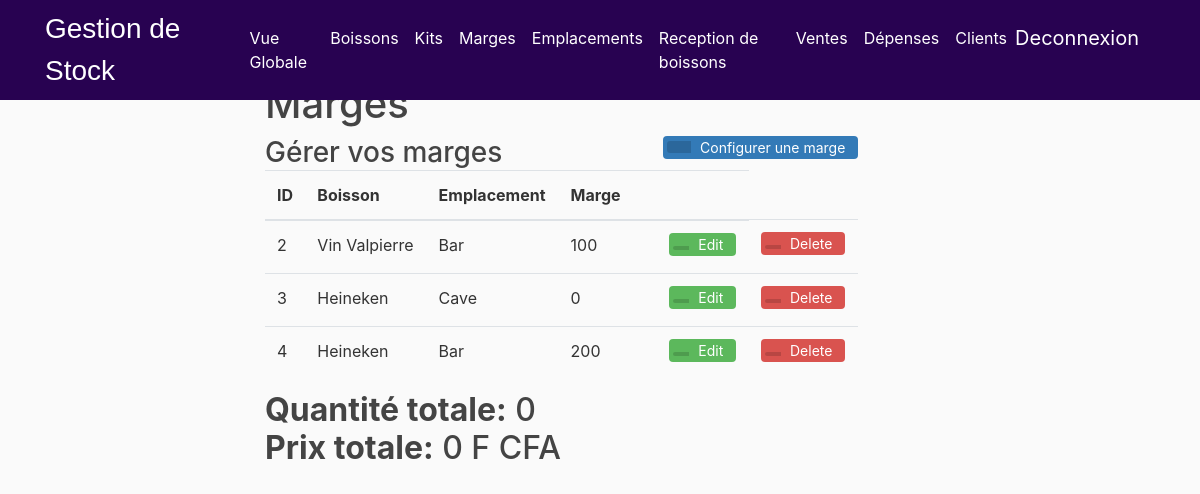
The app's page /Margin (signed in), older data.
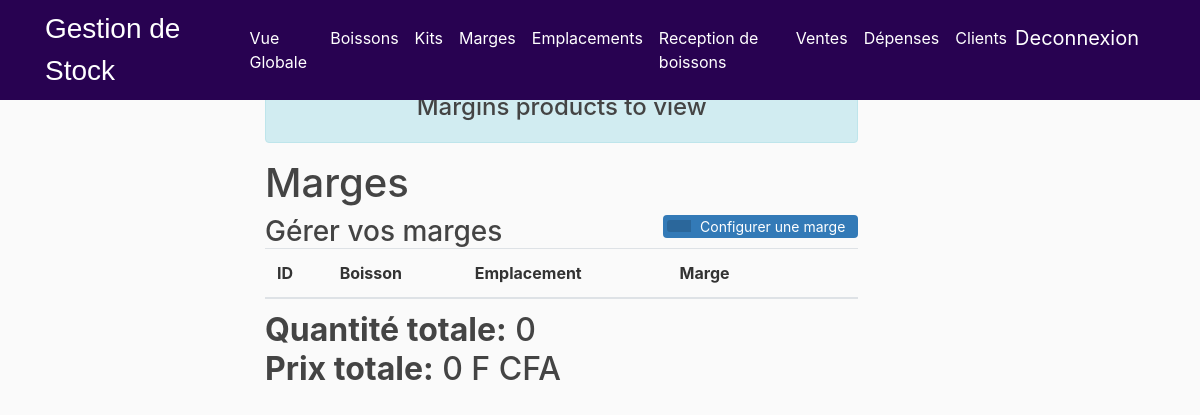
The same page, newer data.
### flaskinventory/models.py (models this page shows, shortened)
class Margin(db.Model):
    db.__tablename__ = 'kit'
    id = db.Column(db.Integer, primary_key=True)
    value = db.Column(db.Integer, nullable=False)
    product_id = db.Column(db.Integer, db.ForeignKey('product.id'))
    product = db.relationship("Product", back_populates="margin")
    loc_id = db.Column(db.Integer, db.ForeignKey('location.id'))
    location = relationship('Location', back_populates="margin")
    __table_args__ = (
        db.UniqueConstraint('product_id', 'loc_id'),
    )

class Product(db.Model):
    db.__tablename__ = 'product'
    id = db.Column(db.Integer, primary_key=True)
    price = db.Column(db.Integer)
    prod_name = db.Column(db.String(20), unique=True, nullable=False)
    loc_id = db.Column(db.Integer, db.ForeignKey('location.id'))
    location = relationship("Location",back_populates="products")
    margin = db.relationship("Margin", back_populates="product")
    kits = db.relationship("Kit", secondary=products_kits)
    stocks = db.relationship("Stock", back_populates="product")

class Location(db.Model):
    db.__tablename__ = 'location'
    id = db.Column(db.Integer, primary_key=True)
    loc_name = db.Column(db.String(20), unique=True, nullable=False)
    sells = db.relationship("Sell", back_populates="location")
    stocks = db.relationship("Stock", back_populates="location")
    margin = db.relationship("Margin", back_populates="location")
    products = relationship("Product", back_populates="location")

### flaskinventory/routes.py (the view, shortened to what this page needs)
@app.route("/Margin", methods=['GET', 'POST'])
@login_required
def margin():
    form = addMargin()
    eform = addMargin()
    margins = Margin.query.all()
    exists = bool(Margin.query.all())
    if exists == False and request.method == 'GET':
        flash(f'Margins products  to view', 'info')
    products = Product.query.all()
    prod_choices = []
    for n in products:
        t = (n.id, n.prod_name + " ----->> (" + str(n.price) + " F CFA)")
        prod_choices.append(t)
    loc_choices = Location.query.with_entities(Location.id, Location.loc_name).all()
    loc_main = filter(lambda x: x.loc_name != 'Principal', loc_choices)
    prod_list_names = []
    dest_list_names = []
    prod_list_names += prod_choices
    dest_list_names += loc_main
    form.mprodname.choices = prod_list_names
    eform.mprodname.choices = prod_list_names
    form.location.choices = dest_list_names
    eform.location.choices = dest_list_names
    total = 0
    prix = 0
    return render_template('margin.html', title='Margin', form=form, eform=eform, margins=margins,
                           total=total, prix=prix)

### flaskinventory/routes.py (called while the page is built)
@login_manager.user_loader
def user_loader(user_id):
    return User.query.get(user_id)

### flaskinventory/templates/margin.html (shortened to what this page needs)
{% extends "overview.html" %}
{% block content %}
  <div class="container">
    {% with messages = get_flashed_messages(with_categories=true) %}
       {%if messages %}
            {%for category, message in messages %}
              <div class="alert alert-{{ category }}">
                <h4 style="text-align:center;">{{ message }}</h4>
              </div>
            {%endfor%}
      {%endif %}
    {%endwith%}
  </div>
  <div class="container">
<h1>Marges</h1>
<div >
  <h3 style="display: inline-block;margin:0;"> Gérer vos marges</h3>
  <button type="button" class="btn btn-add" data-toggle="modal" data-target="#exampleModal">
   <span class="btn-icon-add"></span>Configurer une marge</button>
</div>
<table class="table table-hover" id="example">
<caption><h2><b>Quantité totale:</b> {{ total }} <br> <b>Prix totale:</b> {{ prix }} F CFA</h2></caption>
<thead>
 <tr>
   <th>ID</th>
   <th>Boisson</th>
   <th>Emplacement</th>
   <th>Marge</th>
     <th></th>
     <th></th>
 </tr>
</thead>
<tbody>
{%for d in margins%}
 <tr>
   <td>{{d.id}}</td>
   <td>{{d.product.prod_name}}</td>
   <td>{{d.location.loc_name}}</td>
   <td>{{d.value}}</td>
     <td>{{d.created_at}}</td>
 <td>
       <button type="button" class="btn btn-edit" data-toggle="modal" data-target = "#edit{{d.id}}" >
       <span class="btn-icon"></span>Edit</button>
   </td>
 <td>
     {% if current_user.admin %}
      <a href="{{ url_for('delete', p_id = d.id,type ='margin') }}">
       <button type="button" class="btn btn-delete">
       <span class="btn-icon"></span>Delete</button></a>
     {% endif %}
   </td>
 </tr>
 {% endfor %}
</tbody>
</table>
</div>
{% endblock content %}

### flaskinventory/templates/overview.html (shortened to what this page needs)
<!DOCTYPE html>
<html>
  <head>
    <link rel="stylesheet" href="https://maxcdn.bootstrapcdn.com/bootstrap/4.0.0/css/bootstrap.min.css">
    <link rel="stylesheet" type="text/css" href="{{ url_for('static', filename='main.css') }}">
    <link href="//netdna.bootstrapcdn.com/bootstrap/3.0.0/css/bootstrap-glyphicons.css" rel="stylesheet">
<link href="https://cdn.datatables.net/1.10.16/css/jquery.dataTables.min.css" rel="stylesheet">
  </head>
  <body>
    <header class="site-header">
      <nav class="navbar navbar-expand-md navbar-dark bg-steel fixed-top">
        <div class="container">
          <a class="Main" href="/Overview">Gestion de Stock</a>
          <div class="collapse navbar-collapse" id="navbarToggle">
            <div class="navbar-nav">
                {% if current_user.is_authenticated %}
                    <a class="nav-item nav-link" href="/">Vue Globale</a>
              <a class="nav-item nav-link" href="/Product">Boissons</a>
              <a class="nav-item nav-link" href="/Kit">Kits</a>
              <a class="nav-item nav-link" href="/Margin">Marges</a>
              <a class="nav-item nav-link" href="/Location">Emplacements</a>
              <a class="nav-item nav-link" href="/Reception">Reception de boissons</a>
              <a class="nav-item nav-link" href="/Sell">Ventes</a>
                    <a class="nav-item nav-link" href="/Buy">Dépenses</a>
              <a class="nav-item nav-link" href="/Person">Clients</a>
                <a class="navbar-brand" href="{{ url_for('logout') }}">Deconnexion</a>
            {% endif %}
            </div>
          </div>
        </div>
      </nav>
</header>
<main role="main" class="container-content">
      <div class="row">
        <div class="col-md-8">
          {% block content %}{% endblock %}
       </div>
    </div>
</main>
  </body>
</html>

### flaskinventory/static/main.css (style rules this page uses)
body { background: #fafafa; color: #333333; margin-top: 5rem; }
h1, h2, h3, h4, h5, h6 { color: #444444; }
a { color: white; }
.btn-icon-add { position: relative; left: -9px; display: inline-block;padding: 6px 12px; background: rgba(0,0,0,0.15); border-radius: 3px 0 0 3px; color: white; font-size: 14px; }
.btn-add { padding-top: 0; padding-bottom: 0; background-color:#337ab7; color: white; font-size: 14px; float: right; }
.btn { margin-bottom:5px;font-size: 14px; }
.container-content { margin-top: 60px; margin-left: 250px; }
.Main { color: white; font-family: sans-serif; font-size: 28px; }
.bg-steel { background-color: #280251; }
.site-header .navbar-nav .nav-link { color:white ; }
html { visibility: visible; opacity: 1; }

### flaskinventory/templates/overview.html (style rules this page uses)
html { visibility: hidden;opacity:0; }

Row changes from the older to the newer data that the page shows:
removed Margin: id "2", product.prod_name "Vin Valpierre", location.loc_name "Bar", value "100"
removed Margin: id "3", product.prod_name "Heineken", location.loc_name "Cave", value "0"
removed Margin: id "4", product.prod_name "Heineken", location.loc_name "Bar", value "200"
Text that changed along with them:
new list line: "Margins products to view"
